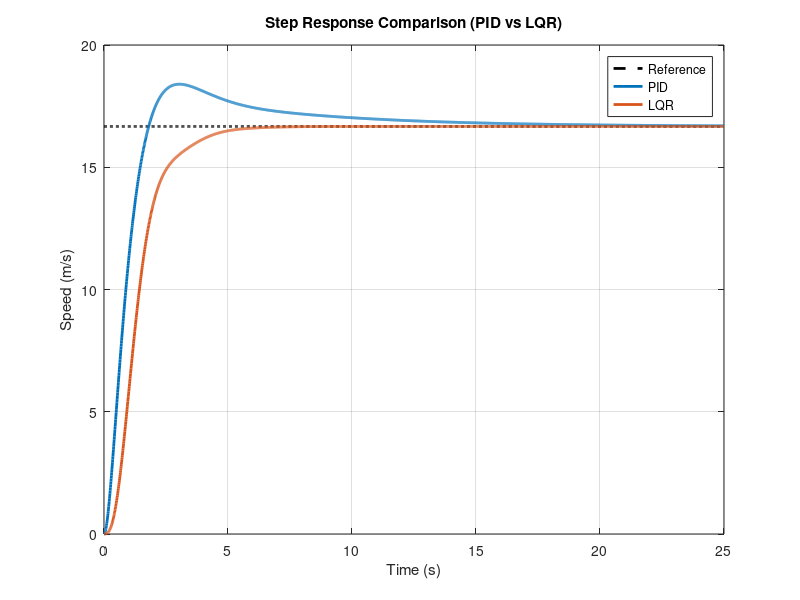

Here is the MATLAB script that generated this plot:
% step_compare_all.m

clear; clc; close all;

% Common data
amp     = 16.67;   % 60 km/h in m/s
t_final = 25;      % simulation time
t = 0:0.01:t_final;

% plant model
num = 2.4767;
den = [1 6.0476 5.2856 0.238];
G   = tf(num, den);

% PID controller
Kp = 2.8; Ki = 0.4; Kd = 2;
PID = pid(Kp, Ki, Kd);

% Closed-loop PID TF
T_pid = feedback(PID * G, 1);

% LQR closed-loop model
A = [0 1 0; 0 0 1; -6.0476 -5.2856 -0.238];
B = [0; 0; 2.4767];
C = [1 0 0];
D = 0;

% LQR gain from paper
K = [0.0898 1.5708 1.4131];

% Closed-loop matrix
Acl = A - B*K;

% Nbar for reference tracking
Nbar = -1 / (C * inv(A - B*K) * B);

% Closed-loop state-space
sys_lqr = ss(Acl, B*Nbar, C, D);

% Simulate step responses on the same time vector
r = amp * ones(size(t));    % reference = 16.67 m/s

y_plant = lsim(G, r, t);   % open-loop plant
y_pid   = lsim(T_pid,  r, t);   % PID closed-loop
y_lqr   = lsim(sys_lqr, r, t);  % LQR closed-loop

% Plot comparison
figure;
plot(t, r, 'k--', 'LineWidth', 2); hold on;
plot(t, y_pid,   'LineWidth', 2.0); hold on;
plot(t, y_lqr,   'LineWidth', 2.0);
grid on;

title('Step Response Comparison (PID vs LQR)');
xlabel('Time (s)');
ylabel('Speed (m/s)');
ylim([0 20]);

legend('Reference', 'PID', 'LQR', 'Location', 'best');
